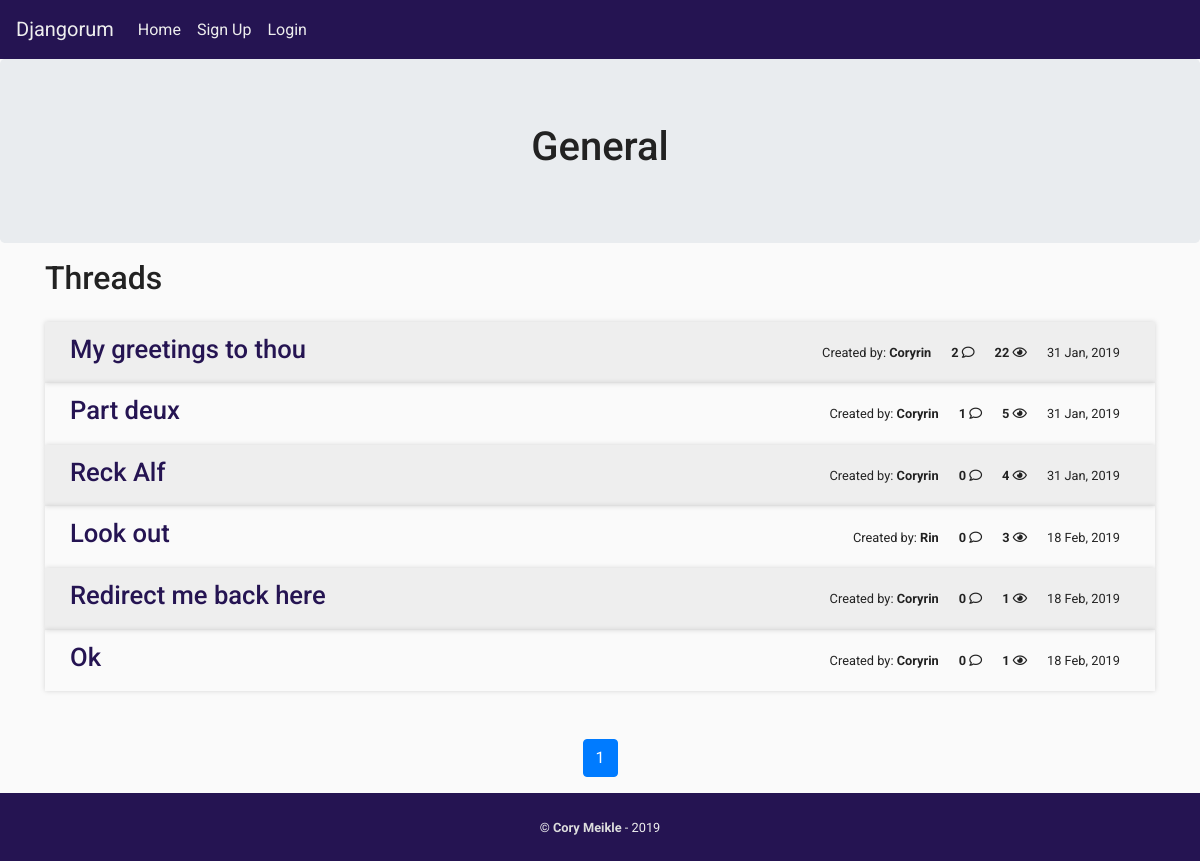
The page /general/ on the database its author committed.
### boards/models.py (models this page shows, shortened)
class ForumBoard(models.Model):
    title = models.CharField(max_length=255)
    description = models.TextField()
    slug = models.SlugField(unique=True)
    class Meta:
        verbose_name_plural = 'Forums'

class Post(models.Model):
    forum = models.ForeignKey(ForumBoard, on_delete=models.CASCADE, related_name='posts')
    author = models.ForeignKey(User, on_delete=models.CASCADE, default='')
    title = models.CharField(max_length=255)
    body = models.TextField()
    views = models.IntegerField(default=0)
    slug = models.SlugField(unique=True)
    created_at = models.DateTimeField(auto_now_add=True)
    class Meta:
        ordering = ['-views']
        verbose_name_plural = 'Posts'

### boards/views.py (the view)
# urls.py: path('<slug:slug>/', views.forum_detail, name='forum_detail'),
def forum_detail(request, slug):
    detail = ForumBoard.objects.get(slug=slug)
    paginator = Paginator(detail.posts.all(), 10)
    page = request.GET.get('page')
    threads = paginator.get_page(page)
    context = {
        'detail': detail,
        'title': detail.title,
        'threads': threads
    }
    return render(request, 'boards/thread_list.html', context)

### boards/templates/boards/thread_list.html (shortened to what this page needs)
{% extends "base.html" %}
{% block content %}
<div class="jumbotron mb-0">
    <div class="container text-center">
        <h1>{{ detail.title }}</h1>
    </div>
</div>
<div class="container">
    <div class="post-list">
        <h2 class="pb-3 pt-3">Threads</h2>
        {% for thread in threads %}
        <div class="thread-list-item">
            <div class="thread-title">
                <h3>
                    <a href="{% url 'boards:thread_detail' forum_slug=detail.slug thread_slug=thread.slug %}">{{ thread.title }}</a>
                </h3>
            </div>
            <div class="thread-info">
                <p>Created by: <strong>{{ thread.author }}</strong></p>
                <p><strong>{{ thread.comments.all.count }}</strong> <i class="far fa-comment"></i></p>
                <p><strong>{{ thread.views }}</strong> <i class="far fa-eye"></i></p>
                <p>{{ thread.created_at|date:"d M, Y" }}</p>
            </div>
        </div>
        {% endfor %}
    </div>
    <div class="pagination d-flex justify-content-center mt-5">
        <ul class="pagination">
            <li class="page-item active">
                <a class="page-link">{{ threads.number }}</a>
            </li>
        </ul>
    </div>
</div>
{% endblock content %}

### templates/base.html (shortened to what this page needs)
{% load static %}
<!DOCTYPE html>
<html lang="en">
<head>
    <link rel="stylesheet" href="{% static 'css/style.css' %}">
    <link rel="stylesheet" href="https://use.fontawesome.com/releases/v5.6.3/css/all.css">
    <link rel="stylesheet" href="https://stackpath.bootstrapcdn.com/bootstrap/4.1.3/css/bootstrap.min.css">
</head>
<body id="body">
<nav class="navbar navbar-expand-lg navbar-light bg-light">
    <a class="navbar-brand" href="/">Djangorum</a>
    <div class="collapse navbar-collapse" id="navbarSupportedContent">
        <ul class="navbar-nav mr-auto">
            <li class="nav-item">
                <a class="nav-link" href="/">Home</a>
            </li>
            {% if user.is_authenticated %}
                <li class="nav-item">
                    <a class="nav-link" href="{% url 'accounts:profile' username=request.user.username %}">Profile</a>
                </li>
                <li class="nav-item">
                    <a class="nav-link" href="{% url 'accounts:logout' %}">Logout</a>
                </li>
            {% else %}
                <li class="nav-item">
                    <a class="nav-link" href="{% url 'accounts:signup' %}">Sign Up</a>
                </li>
                <li class="nav-item">
                    <a class="nav-link" href="{% url 'accounts:login' %}">Login</a>
                </li>
            {% endif %}
        </ul>
    </div>
</nav>
    {% block content %}
    {% endblock content %}
    <footer class="text-center">
        <small class="text-center">
            &copy; <a href="https://corymeikle.co.uk" target="_blank" rel="noopener">Cory Meikle</a> - 2019
        </small>
    </footer>
</body>
</html>

### assets/css/style.css (style rules this page uses)
:root { --bg-color: #fafafa; --main-color: #222; }
* { padding: 0; margin: 0; box-sizing: border-box; }
#body { background: var(--bg-color) !important; color: var(--main-color) !important; font-family: 'Roboto'; overflow-x: hidden; line-height: 1.7em; }
#body .navbar { background: #251452 !important; }
#body .navbar a { color: #eee; }
.post-list { width: 100%; display: flex; flex-direction: column; flex-grow: 1; }
.thread-list-item { width: 100%; box-shadow: 0 0 5px 0 rgba(0,0,0,0.15); padding: 0 15px; display: grid; grid-template-columns: 1fr; }
.thread-list-item:nth-child(even) { background: #eee; }
.thread-list-item > div { display: flex; padding: 10px; }
.thread-info { height: 100%; font-size: 0.8rem; align-items: center; }
.thread-info p { margin: 0 10px; }
.thread-title { align-items: center; }
.thread-title a { color: #251452; }
.thread-info > * { margin: 0 5px; }
.thread-list-item a { text-decoration: none; font-size: 1.6rem; }
footer { padding: 20px; width: 100%; background: #251452; color: #eee; }
footer a { color: #ddd; font-weight: bold; }
@media (min-width:780px) { .thread-list-item { grid-template-columns: 1fr auto; } }

### rows shown on the page
ForumBoard: title "General"
Post: title "My greetings to thou", author "Coryrin", comments.all.count "2", views "22", created_at "31 Jan, 2019"
Post: title "Part deux", author "Coryrin", comments.all.count "1", views "5", created_at "31 Jan, 2019"
Post: title "Reck Alf", author "Coryrin", comments.all.count "0", views "4", created_at "31 Jan, 2019"
Post: title "Look out", author "Rin", comments.all.count "0", views "3", created_at "18 Feb, 2019"
Post: title "Redirect me back here", author "Coryrin", comments.all.count "0", views "1", created_at "18 Feb, 2019"
Post: title "Ok", author "Coryrin", comments.all.count "0", views "1", created_at "18 Feb, 2019"

### other values the page prints
{{ threads.number }} "1"
